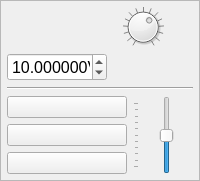
               <widget class="QFrame" name="frame_2">
                <property name="sizePolicy">
                 <sizepolicy hsizetype="Preferred" vsizetype="Preferred">
                  <horstretch>0</horstretch>
                  <verstretch>0</verstretch>
                 </sizepolicy>
                </property>
                <property name="maximumSize">
                 <size>
                  <width>16777215</width>
                  <height>16777215</height>
                 </size>
                </property>
                <property name="frameShape">
                 <enum>QFrame::StyledPanel</enum>
                </property>
                <property name="frameShadow">
                 <enum>QFrame::Sunken</enum>
                </property>
                <layout class="QVBoxLayout" name="verticalLayout" stretch="1,1,0,100">
                 <property name="leftMargin">
                  <number>6</number>
                 </property>
                 <property name="topMargin">
                  <number>6</number>
                 </property>
                 <property name="rightMargin">
                  <number>6</number>
                 </property>
                 <property name="bottomMargin">
                  <number>6</number>
                 </property>
                 <item>
                  <layout class="QHBoxLayout" name="horizontalLayout_7">
                   <item>
                    <widget class="QLabel" name="label_6">
                     <property name="text">
                      <string/>
                     </property>
                     <property name="pixmap">
                      <pixmap resource="resources.qrc">:/images/icons/vrange.png</pixmap>
                     </property>
                     <property name="alignment">
                      <set>Qt::AlignLeading|Qt::AlignLeft|Qt::AlignTop</set>
                     </property>
                     <property name="wordWrap">
                      <bool>true</bool>
                     </property>
                    </widget>
                   </item>
                   <item>
                    <widget class="myDial" name="dialVerticalRange">
                     <property name="enabled">
                      <bool>true</bool>
                     </property>
                     <property name="sizePolicy">
                      <sizepolicy hsizetype="Preferred" vsizetype="Fixed">
                       <horstretch>0</horstretch>
                       <verstretch>0</verstretch>
                      </sizepolicy>
                     </property>
                     <property name="minimumSize">
                      <size>
                       <width>0</width>
                       <height>0</height>
                      </size>
                     </property>
                     <property name="maximumSize">
                      <size>
                       <width>16777215</width>
                       <height>40</height>
                      </size>
                     </property>
                     <property name="toolTip">
                      <string>&lt;html&gt;&lt;head/&gt;&lt;body&gt;&lt;p&gt;Value range&lt;/p&gt;&lt;/body&gt;&lt;/html&gt;</string>
                     </property>
                     <property name="autoFillBackground">
                      <bool>false</bool>
                     </property>
                     <property name="minimum">
                      <number>12</number>
                     </property>
                     <property name="maximum">
                      <number>40</number>
                     </property>
                     <property name="pageStep">
                      <number>1</number>
                     </property>
                     <property name="value">
                      <number>30</number>
                     </property>
                     <property name="invertedControls">
                      <bool>false</bool>
                     </property>
                     <property name="notchTarget">
                      <double>2.000000000000000</double>
                     </property>
                     <property name="notchesVisible">
                      <bool>true</bool>
                     </property>
                    </widget>
                   </item>
                  </layout>
                 </item>
                 <item>
                  <widget class="MyDoubleSpinBoxWithUnits" name="doubleSpinBoxRangeVerticalRange">
                   <property name="sizePolicy">
                    <sizepolicy hsizetype="Preferred" vsizetype="Preferred">
                     <horstretch>0</horstretch>
                     <verstretch>0</verstretch>
                    </sizepolicy>
                   </property>
                   <property name="minimumSize">
                    <size>
                     <width>0</width>
                     <height>0</height>
                    </size>
                   </property>
                   <property name="maximumSize">
                    <size>
                     <width>100</width>
                     <height>16777215</height>
                    </size>
                   </property>
                   <property name="font">
                    <font>
                     <pointsize>12</pointsize>
                    </font>
                   </property>
                   <property name="toolTip">
                    <string>&lt;html&gt;&lt;head/&gt;&lt;body&gt;&lt;p&gt;&lt;span style=&quot; font-size:8pt;&quot;&gt;Value range&lt;/span&gt;&lt;/p&gt;&lt;/body&gt;&lt;/html&gt;</string>
                   </property>
                   <property name="alignment">
                    <set>Qt::AlignRight|Qt::AlignTrailing|Qt::AlignVCenter</set>
                   </property>
                   <property name="suffix">
                    <string notr="true">V</string>
                   </property>
                   <property name="decimals">
                    <number>6</number>
                   </property>
                   <property name="minimum">
                    <double>0.000001000000000</double>
                   </property>
                   <property name="maximum">
                    <double>1000000.000000000000000</double>
                   </property>
                   <property name="value">
                    <double>10.000000000000000</double>
                   </property>
                  </widget>
                 </item>
                 <item>
                  <widget class="Line" name="line_7">
                   <property name="orientation">
                    <enum>Qt::Horizontal</enum>
                   </property>
                  </widget>
                 </item>
                 <item>
                  <layout class="QGridLayout" name="gridLayout_21" rowstretch="1,1,1" columnstretch="2,1">
                   <item row="1" column="0">
                    <widget class="QPushButton" name="pushButtonCenter">
                     <property name="toolTip">
                      <string>Symetric positive and negative</string>
                     </property>
                     <property name="text">
                      <string/>
                     </property>
                     <property name="icon">
                      <iconset resource="resources.qrc">
                       <normaloff>:/images/icons/verticalCenter.png</normaloff>:/images/icons/verticalCenter.png</iconset>
                     </property>
                     <property name="iconSize">
                      <size>
                       <width>30</width>
                       <height>20</height>
                      </size>
                     </property>
                    </widget>
                   </item>
                   <item row="0" column="1" rowspan="3">
                    <widget class="QSlider" name="sliderVerticalCenter">
                     <property name="sizePolicy">
                      <sizepolicy hsizetype="Preferred" vsizetype="Preferred">
                       <horstretch>0</horstretch>
                       <verstretch>0</verstretch>
                      </sizepolicy>
                     </property>
                     <property name="toolTip">
                      <string>&lt;html&gt;&lt;head/&gt;&lt;body&gt;&lt;p&gt;Zero value position in view&lt;/p&gt;&lt;/body&gt;&lt;/html&gt;</string>
                     </property>
                     <property name="minimum">
                      <number>-100</number>
                     </property>
                     <property name="maximum">
                      <number>100</number>
                     </property>
                     <property name="singleStep">
                      <number>10</number>
                     </property>
                     <property name="orientation">
                      <enum>Qt::Vertical</enum>
                     </property>
                     <property name="invertedAppearance">
                      <bool>false</bool>
                     </property>
                     <property name="invertedControls">
                      <bool>false</bool>
                     </property>
                     <property name="tickPosition">
                      <enum>QSlider::TicksAbove</enum>
                     </property>
                     <property name="tickInterval">
                      <number>20</number>
                     </property>
                    </widget>
                   </item>
                   <item row="0" column="0">
                    <widget class="QPushButton" name="pushButtonPositive">
                     <property name="toolTip">
                      <string>Only positive</string>
                     </property>
                     <property name="text">
                      <string/>
                     </property>
                     <property name="icon">
                      <iconset resource="resources.qrc">
                       <normaloff>:/images/icons/verticalPositive.png</normaloff>:/images/icons/verticalPositive.png</iconset>
                     </property>
                     <property name="iconSize">
                      <size>
                       <width>30</width>
                       <height>20</height>
                      </size>
                     </property>
                    </widget>
                   </item>
                   <item row="2" column="0">
                    <widget class="QPushButton" name="pushButtonNegative">
                     <property name="toolTip">
                      <string>&lt;html&gt;&lt;head/&gt;&lt;body&gt;&lt;p&gt;Only negative&lt;/p&gt;&lt;/body&gt;&lt;/html&gt;</string>
                     </property>
                     <property name="text">
                      <string/>
                     </property>
                     <property name="icon">
                      <iconset resource="resources.qrc">
                       <normaloff>:/images/icons/verticalNegative.png</normaloff>:/images/icons/verticalNegative.png</iconset>
                     </property>
                     <property name="iconSize">
                      <size>
                       <width>30</width>
                       <height>20</height>
                      </size>
                     </property>
                    </widget>
                   </item>
                  </layout>
                 </item>
                </layout>
               </widget>
